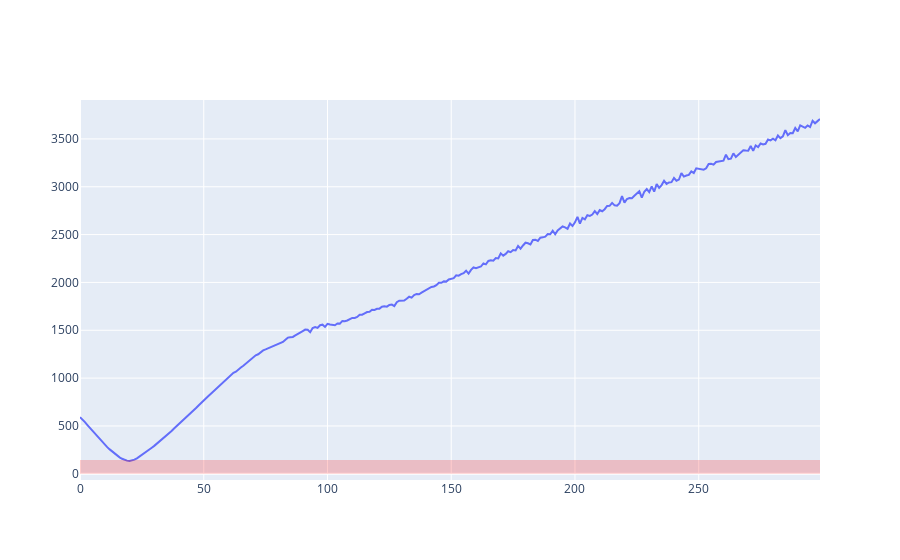

The cell this chart's notebook holds for it:
### Code cell
i = 0
for idx, scenario in enumerate(scenarios):
    if scenario.name == 'St7tr90h0v20vi10':
        i = idx
        break
scenario = scenarios[i]
thresh = scenario.get_thresh
dist = scenario.mean_dist
x = list(dist.keys())
y = [v[0] for v in dist.values()]
#lowc = scenario.dist_lowc_sev
#dlowc = scenario.mean_severity

time = scenario.lowc_duration
print(time)
fig = go.Figure()

fig.add_trace(go.Scatter(x=x, y=y,
                    mode='lines',
                 name='lines'))
fig.add_hrect(y0=0.0, y1=scenario.get_thresh(), line_width=0, fillcolor="red", opacity=0.2)
fig.show()

### Figure 1 — Plotly figure (JSON) as saved in the notebook; plotly's stock layout.template omitted (floating-point values rounded to 4 significant figures; data arrays with more than 128 entries replaced by an {"elided": "..."} marker saying what was removed)
{"data": [{"mode": "lines", "name": "lines", "type": "scatter", "x": {"elided": "300 int values"}, "y": {"elided": "300 float values"}}], "layout": {"autosize": true, "shapes": [{"fillcolor": "red", "line": {"width": 0}, "opacity": 0.2, "type": "rect", "x0": 0, "x1": 1, "xref": "x domain", "y0": 0, "y1": 145.1, "yref": "y"}], "xaxis": {"autorange": true, "range": [0, 299], "type": "linear"}, "yaxis": {"autorange": true, "range": [-64.97, 3907.0], "type": "linear"}}}
